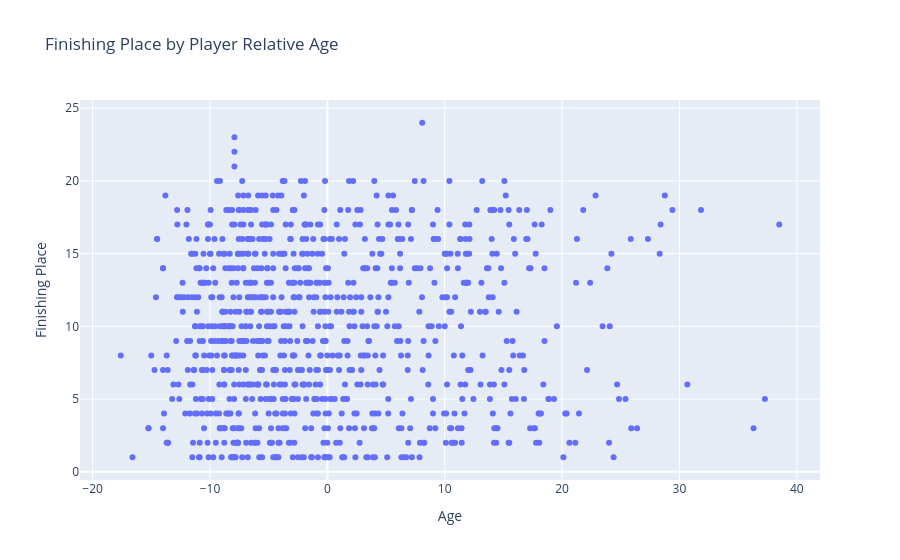

Notebook code for this chart:
### Markdown cell above
#### Relative age and placement

### Code cell
fig = px.scatter(
    df,
    x="rel_age",
    y="place",
    hover_data=["full_name", "season"], # show name and season on hover
    title="Finishing Place by Player Relative Age",
    labels={"place": "Finishing Place", "rel_age": "Age"}
)

fig.show()

### Figure 1 — Plotly figure (JSON) as saved in the notebook; plotly's stock layout.template omitted (floating-point values rounded to 4 significant figures; data arrays with more than 128 entries replaced by an {"elided": "..."} marker saying what was removed)
{"data": [{"customdata": {"elided": "917x2 mixed values"}, "hovertemplate": "Age=%{x}<br>Finishing Place=%{y}<br>full_name=%{customdata[0]}<br>season=%{customdata[1]}<extra></extra>", "legendgroup": "", "marker": {"color": "#636efa", "symbol": "circle"}, "mode": "markers", "name": "", "orientation": "v", "showlegend": false, "type": "scatter", "x": {"elided": "917 float values"}, "xaxis": "x", "y": {"elided": "917 int values"}, "yaxis": "y"}], "layout": {"legend": {"tracegroupgap": 0}, "title": {"text": "Finishing Place by Player Relative Age"}, "xaxis": {"anchor": "y", "domain": [0, 1], "title": {"text": "Age"}}, "yaxis": {"anchor": "x", "domain": [0, 1], "title": {"text": "Finishing Place"}}}}
